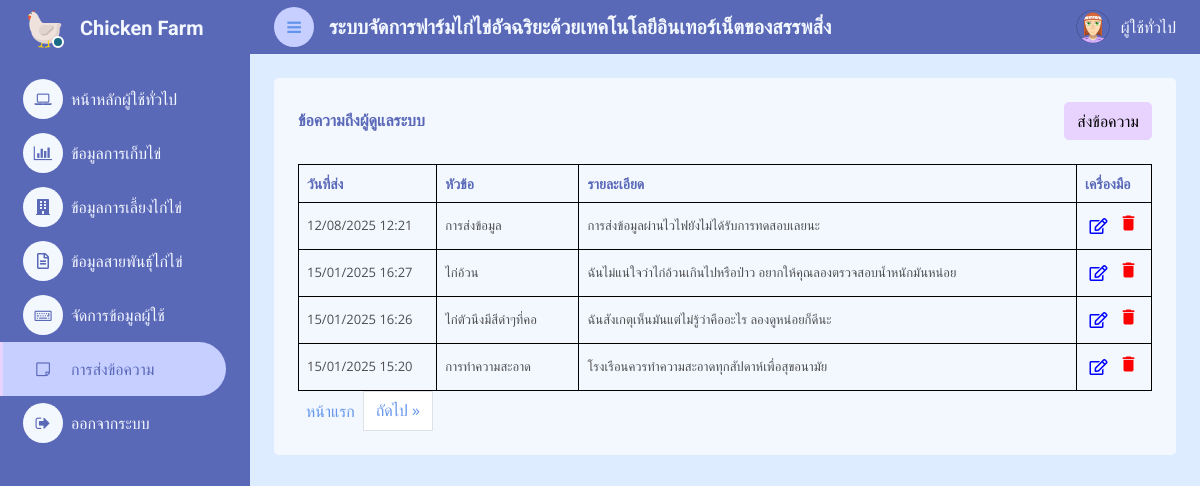
Page /CS_Project_Phowit-Chuachan_Code_16432048/User_Message.php (signed in) on the committed database.
### tables this page shows
CREATE TABLE `message` (
  `Message_ID` int(3) NOT NULL,
  `Message_Record` datetime NOT NULL DEFAULT current_timestamp(),
  `Message_Title` varchar(30) NOT NULL,
  `Message_Detail` varchar(200) NOT NULL,
  `User_ID` int(8) NOT NULL,
  `Message_Delete` tinyint(1) NOT NULL
);

### CS_Project_Phowit-Chuachan_Code_16432048/User_TableMessage.php (the view, shortened to what this page needs)
<div class="container-fluid pt-4 px-4">
    <div class="h-100 bg-light rounded p-4">
        <div class="d-flex align-items-center justify-content-between mb-4">
            <h6 class="mb-0 text-dark">ข้อความถึงผู้ดูแลระบบ</h6>
            <button type="button" class="btn btn-warning" data-bs-toggle="modal" data-bs-target="#addRecordModal">ส่งข้อความ</button>
        </div>
        <div class="table-responsive">
            <?php
            require_once("connect_db.php");
            $end_Page = 0;
            $records_per_page = 7;
            if (isset($_GET['page']) && is_numeric($_GET['page'])) {
                $current_page = $_GET['page'];
            } else {
                $current_page = 1;
            }
            $offset = ($current_page - 1) * $records_per_page;
            $sql0 = "SELECT * FROM `message` WHERE `User_ID` = ? AND `Message_Delete` =  0 ORDER BY `Message_Record` DESC LIMIT $records_per_page OFFSET $offset ; ";
            $stmt0 = $conn->prepare($sql0);
            $stmt0->bind_param("i", $_SESSION['User_ID']);
            $stmt0->execute();
            $result0 = $stmt0->get_result();
            ?>
            <table class="table text-start align-middle table-bordered table-hover mb-0">
                <thead>
                    <tr class="text-dark" style="font-size: 14px;">
                        <th scope="col" class="col-1.5">วันที่ส่ง</th>
                        <th scope="col" class="col-2">หัวข้อ</th>
                        <th scope="col" class="col-7">รายละเอียด</th>
                        <th scope="col" class="col-1.5">เครื่องมือ</th>
                    </tr>
                </thead>
                <tbody style="font-size: 13px;">
                    <?php
                    if ($result0 && mysqli_num_rows($result0) > 0) {
                        $end_Page = +1;
                        while ($row = $result0->fetch_assoc()) {
                            $Message_ID = $row['Message_ID'];
                            $Message_Title = $row['Message_Title'];
                            $Message_Record = date_create_from_format(format: "Y-m-d H:i:s", datetime: $row["Message_Record"])->format(format: "d/m/Y H:i");
                            $Message_Detail = $row['Message_Detail'];
                    ?>
                            <tr>
                                <td><?php echo $Message_Record; ?></td>
                                <td><?php echo $Message_Title; ?></td>
                                <td><?php echo $Message_Detail; ?></td>
                                <td>
                                    <button type="button" class="btn" data-bs-toggle="modal" style="height:30px; width:46%; padding: 1px;"
                                        data-bs-target="#EditMessageModal<?= $Message_ID; ?>">
                                        <i class='far fa-edit' style='color:blue; font-size:16px;'></i>
                                    </button>
                                    <button type="button" class="btn" data-bs-toggle="modal" style="height:30px; width:46%; padding: 1px;"
                                        data-bs-target="#DeleteMessageModal<?= $Message_ID; ?>">
                                        <i class='material-icons' style='color:red; font-size:20px;'>delete</i>
                                    </button>
                                </td>
                            </tr>
                    <?php }
                    } else {
                        $end_Page = -$end_Page;
                        echo "<tr><td colspan='4' class='text-center'>ไม่พบข้อมูลการส่งข้อความของคุณ</td></tr>";
                    } ?>
                </tbody>
            </table>
            <?php
            echo "<div class='pagination'>";
            $month_param = '';
            $year_param = '';
            if ($current_page > 1) {
                echo "<a href='?page=" . ($current_page - 1) . $month_param . $year_param . "' class='page-link'>&laquo; ก่อนหน้า</a>";
            } else {
                echo "<a class = 'p-2'>หน้าแรก</a>";
            }
            if ($end_Page > 0) {
                echo "<a href='?page=" . ($current_page + 1) . $month_param . $year_param . "' class='page-link'>ถัดไป &raquo;</a>";
            } else {
                echo "<a class = 'p-2'>หน้าสุดท้าย</a>";
            }
            echo "</div>";
            ?>
        </div>
    </div>
</div>

### CS_Project_Phowit-Chuachan_Code_16432048/css/style.css (style rules this page uses)
:root { --light: #F3F8FF; --primary: #DEECFF; --secondary: #C6CFFF; --pink:#E8D3FF; --dark: #5a68b8; }
.btn { transition: .5s; }

### rows in the picture
message: Message_Record "12/08/2025 12:21", Message_Title "การส่งข้อมูล", Message_Detail "การส่งข้อมูลผ่านไวไฟยังไม่ได้รับการทดสอบเลยนะ"
message: Message_Record "15/01/2025 16:27", Message_Title "ไก่อ้วน", Message_Detail "ฉันไม่แน่ใจว่าไก่อ้วนเกินไปหรือป่าว อยากให้คุณลองตรวจสอบน้ำหนักมันหน่อย"
message: Message_Record "15/01/2025 16:26", Message_Title "ไก่ตัวนึงมีสีดำๆที่คอ", Message_Detail "ฉันสังเกตุเห็นมันแต่ไม่รู้ว่าคืออะไร ลองดูหน่อยก็ดีนะ"
message: Message_Record "15/01/2025 15:20", Message_Title "การทำความสะอาด", Message_Detail "โรงเรือนควรทำความสะอาดทุกสัปดาห์เพื่อสุขอนามัย"
